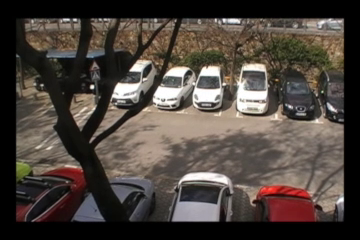
#> input picture frame 46 of Processing/Optical flow/sample4.mp4, 360 x 240 px
$ python opt_flow2+haar.py
#> lines starting #> are read from the running program, lines starting #| are printed output that depends on the picture
# Python 2/3 compatibility
from __future__ import print_function
import numpy as np
import cv2
from time import sleep
import sys
import functools as ft
import time
def locate(img, flow, step=32):
	#print(lines)
	h, w = img.shape[:2]
	y, x = np.mgrid[step/2:h:step, step/2:w:step].reshape(2,-1).astype(int)
	#print(x,y)
	fx, fy = flow[y,x].T
	vis = cv2.cvtColor(img, cv2.COLOR_GRAY2BGR)
	i=0
	isMov=False
	for flowx in fx:
		#print(flowx)
		if abs(flowx)>1.5:
			# [4 lines of commented-out code are left out]
			posx=x[i]
			posy=y[i]
			isMov=True
			#print(posx,posy)
			#if posy>100 and posy<200:
				#cv2.rectangle(vis,(posx,posy),(posx+20,posy+20),(0,0,255),2)
		i=i+1


	return isMov


def haar(img):
	car_cascade = cv2.CascadeClassifier('cars3.xml')
	cars = car_cascade.detectMultiScale(img, 1.1, 1)
	fheight, fwidth = img.shape
	for (x,y,w,h) in cars:
		print(x,y)
		if y>100 and y<250:
			cv2.rectangle(img,(x,y),(x+w,y+h),(0,0,255),2)
	return img

def getDisplacement(img, flow, step=16):
	h, w = img.shape[:2]
	y, x = np.mgrid[step/2:h:step, step/2:w:step].reshape(2,-1).astype(int)
	fx, fy = flow[y,x].T
	#print(fx,fy)
	return (ft.reduce(lambda x, y: x + y, fx) / len(fx), ft.reduce(lambda x, y: x + y, fy) / len(fy))
t=time.time()
fourcc = cv2.VideoWriter_fourcc(*'XVID')
vc = cv2.VideoCapture('sample4.mp4')
out = cv2.VideoWriter('output.avi',fourcc, 30.0, (360,240))
rval, prev = vc.read()
#> prev is the input picture: shape (240, 360, 3); mean B, G, R 61.7, 68.1, 77
prevgray = cv2.cvtColor(prev, cv2.COLOR_BGR2GRAY)
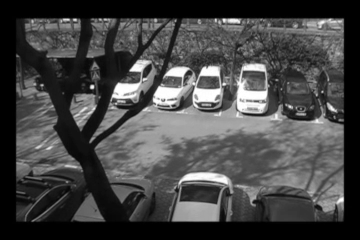
#> prevgray: shape (240, 360); min 0, max 255, mean 70
show_hsv = False
show_glitch = False
cur_glitch = prev.copy()
rval, img = vc.read()
sk_frame = 0
z=0;
ncars = 0
roi = [0,0,0,0]
lastdetected = 0
detections = 0
while rval:
    gray = cv2.cvtColor(img, cv2.COLOR_BGR2GRAY)
    if z>=sk_frame:
        flow = cv2.calcOpticalFlowFarneback(prevgray, gray, None, 0.5, 2, 20, 3, 7, 1.5, flags=cv2.OPTFLOW_FARNEBACK_GAUSSIAN)
        prevgray = gray
        #x, y = getDisplacement(gray, flow)
        #draw_img, lines=draw_flow(gray,flow)
        #print("es mou!!!")
        isMov = locate(gray,flow)
#> in locate, `fx, fy = flow[y,x].T`: fx = 77 values, max 0.239 at index 50, min -0.202 at index 3, mean 0.0312; fy = 77 values, max 0.584 at index 67, min -0.274 at index 21, mean 0.0622
#> the loop in locate, `for flowx in fx:` made 77 passes
#> flowx on passes 1 to 12: -0.00864, -0.0522, -0.0947, -0.202, -0.17, -0.00454, -0.123, -0.103, -0.0627, 0.0196, -0.027, 0.00197
#> after the loop in locate, `for flowx in fx:`: i = 77
#> isMov = False
        if isMov==True:
            draw_img = haar(gray)
            print(ncars)
        else:
            draw_img=gray
        z=0;
    else:
        z=z+1
        draw_img = gray

    cv2.imwrite('prova.jpg', draw_img)
    out.write(draw_img)
    rval, img = vc.read()

vc.release()
out.release()
tend=time.time()-t
print(tend)

$ run again, starting later in the video
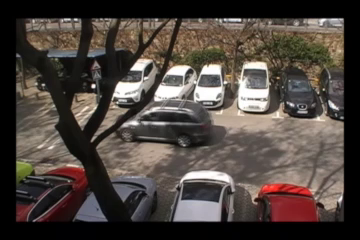
#> input picture frame 210 of Processing/Optical flow/sample4.mp4, 360 x 240 px
#> prev is the input picture: shape (240, 360, 3); mean B, G, R 62.9, 68.5, 77.5
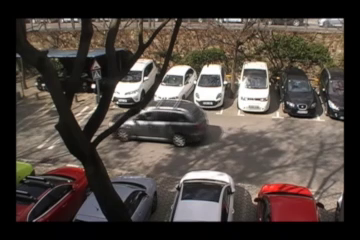
#> input picture frame 211 of Processing/Optical flow/sample4.mp4, 360 x 240 px
#> img is the input picture: shape (240, 360, 3); mean B, G, R 63, 68.7, 77.7
#> fx = 77 values, max 0.0741 at index 48, min -4.65 at index 38, mean -0.216; fy = 77 values, max 0.44 at index 47, min -0.848 at index 50, mean -0.0296
#> the loop in locate, `for flowx in fx:` made 77 passes
#> (flowx, posx, posy) on passes 38, 39, 40, 50: (-1.77, 144, 112), (-4.65, 176, 112), (-4.39, 208, 112), (-2.82, 176, 144)
#> after the loop in locate, `for flowx in fx:`: i = 77
#> `isMov = locate(gray,flow)`: isMov = True
#> cars = [[189, 54, 42, 42], [235, 86, 43, 43], [280, 88, 44, 44], [167, 142, 74, 74]]
#> the loop in haar, `for (x,y,w,h) in cars:` made 4 passes
#> (printed output is left out)
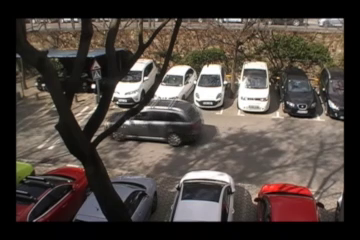
#> input picture frame 212 of Processing/Optical flow/sample4.mp4, 360 x 240 px
#> img is the input picture: shape (240, 360, 3); mean B, G, R 63, 68.7, 77.8

$ run again, starting later in the video
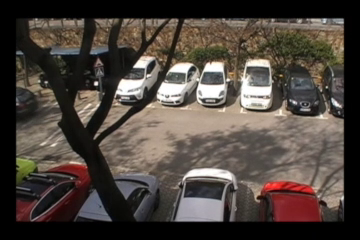
#> input picture frame 373 of Processing/Optical flow/sample4.mp4, 360 x 240 px
#> prev is the input picture: shape (240, 360, 3); mean B, G, R 61.8, 68.4, 77.4
#> `prevgray = cv2.cvtColor(prev, cv2.COLOR_BGR2GRAY)`:
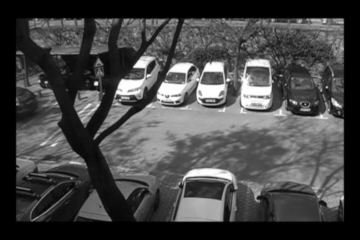
#> prevgray: shape (240, 360); min 0, max 255, mean 70.3
#> fx = 77 values, max 0.18 at index 53, min -1.62 at index 34, mean -0.0726; fy = 77 values, max 0.232 at index 55, min -0.878 at index 33, mean -0.0247
#> the loop in locate, `for flowx in fx:` made 77 passes
#> (flowx, posx, posy, isMov) on pass 35: (-1.62, 48, 112, True)
#> after the loop in locate, `for flowx in fx:`: i = 77
#> `isMov = locate(gray,flow)`: isMov = True
#> cars = [[192, 51, 45, 45], [183, 68, 57, 57], [171, 146, 69, 69], [154, 38, 96, 96]]
#> the loop in haar, `for (x,y,w,h) in cars:` made 4 passes
#> (printed output is left out)
#> after the loop in haar, `for (x,y,w,h) in cars:`:
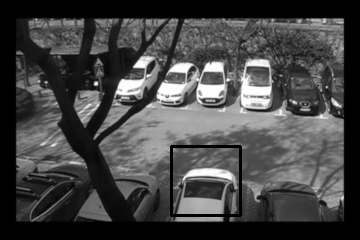
#> img: shape (240, 360); min 0, max 255, mean 69.4
